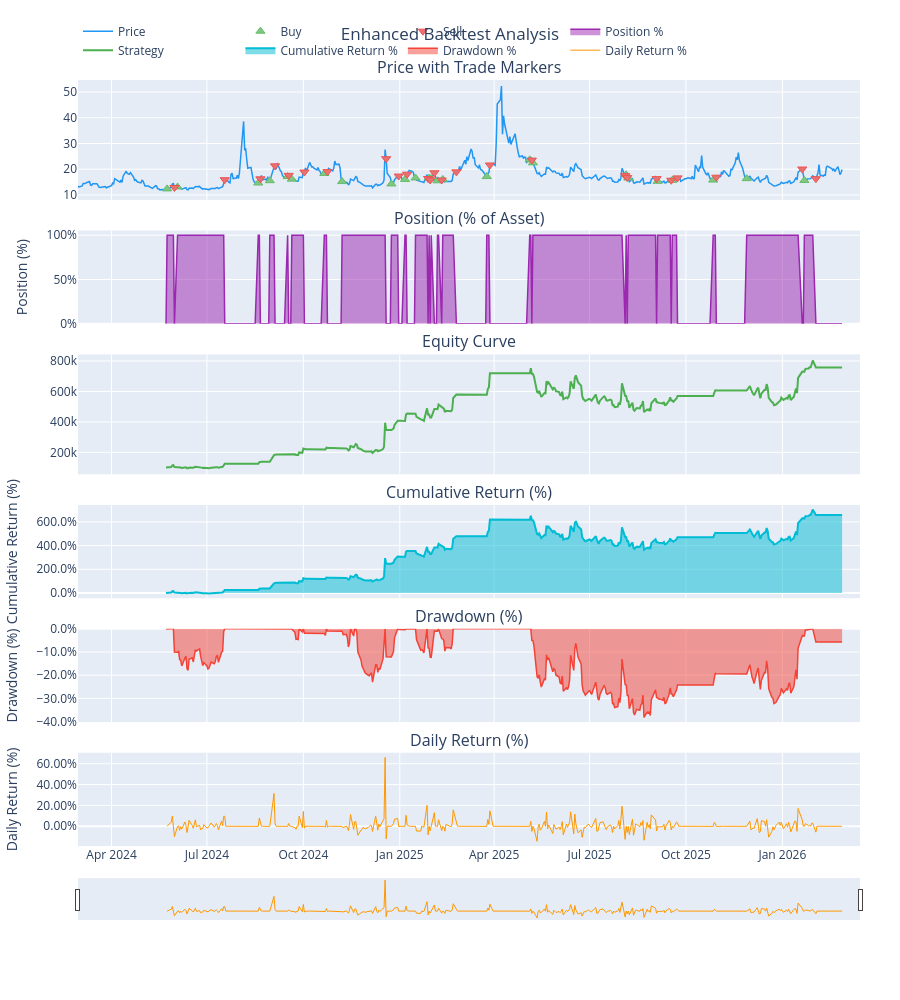

Notebook code cell kept with this figure:
### Markdown cell above
## 7. Enhanced Backtest Visualization with Trade Markers & Events

This cell provides enhanced visualization features:
- Price chart with buy/sell markers
- Position time series
- Win-rate and trade statistics
- FOMC event annotations (vertical lines)
- Drawdown analysis

### Code cell
# Enhanced plotting function with trade markers and event annotations
import pandas as pd
import numpy as np
import plotly.graph_objects as go
from plotly.subplots import make_subplots


def metrics_summary_table(result: dict) -> pd.DataFrame:
    """Create a nicely formatted metrics table from backtest result."""
    m = result
    sharpe = m.get('sharpe_ratio') or m.get('sharperatio')
    rows = [
        ('Initial Cash', f"${m.get('initial_cash', 0):,.0f}"),
        ('Final Value', f"${m.get('final_value', 0):,.0f}"),
        ('Total Return', f"{m.get('total_return', 0)*100:.2f}%"),
        ('Sharpe Ratio', f'{sharpe:.3f}' if sharpe is not None else '—'),
        ('Max Drawdown', f"{m.get('max_drawdown', 0)*100:.2f}%"),
        ('Win Rate', f"{m.get('win_rate', 0)*100:.1f}%"),
        ('Total Trades', str(int(m.get('total_trades', 0)))),
        ('Won / Lost', f"{int(m.get('won_trades', 0))} / {int(m.get('lost_trades', 0))}"),
        ('Profit Factor', f"{m.get('profit_factor', 0):.2f}"),
        ('Volatility (Ann.)', f"{m.get('annualized_volatility', 0)*100:.2f}%" if m.get('annualized_volatility') else '—'),
        ('Sortino Ratio', f"{m.get('sortino_ratio', 0):.3f}" if m.get('sortino_ratio') else '—'),
        ('Calmar Ratio', f"{m.get('calmar_ratio', 0):.2f}" if m.get('calmar_ratio') else '—'),
    ]
    return pd.DataFrame(rows, columns=['Metric', 'Value']).set_index('Metric')


def plot_backtest_with_trades(prices, equity_curve, trades_df=None, position_series=None,
                              events_df=None, benchmark_returns=None, price_col=None, metrics=None):
    """
    Enhanced backtest visualization with trade markers, cumulative returns, and metrics table.

    Args:
        prices: Price data (DataFrame with 'close' or 'vix_spot' column)
        equity_curve: Portfolio value series
        trades_df: Trade log DataFrame
        position_series: Position size over time (1=long, 0=flat, -1=short)
        events_df: Events to annotate (DataFrame with 'date' and 'label' columns)
        benchmark_returns: Benchmark returns for comparison
        price_col: Price column name (auto-detects 'close', 'vix_spot', or first numeric col)
        metrics: Backtest result dict for metrics table (e.g. result from engine.run_backtest())
    """
    if price_col is None:
        for c in ['close', 'vix_spot', 'vxx_etf', 'uvxy_etf']:
            if c in prices.columns:
                price_col = c
                break
        if price_col is None:
            price_col = prices.select_dtypes(include=[np.number]).columns[0]
    price_series = prices[price_col]
    # Normalize equity_curve to Series (handle DataFrame with portfolio_value column)
    eq_series = equity_curve['portfolio_value'] if isinstance(equity_curve, pd.DataFrame) and 'portfolio_value' in equity_curve.columns else equity_curve

    # Stack time series vertically (full width), shared x-axis for synchronized zoom/selection
    fig = make_subplots(
        rows=6, cols=1,
        subplot_titles=(
            'Price with Trade Markers',
            'Position (% of Asset)',
            'Equity Curve',
            'Cumulative Return (%)',
            'Drawdown (%)',
            'Daily Return (%)'
        ),
        shared_xaxes=True,
        vertical_spacing=0.04,
        row_heights=[0.18, 0.14, 0.18, 0.14, 0.14, 0.14]
    )

    # 1. Price chart with trade markers
    fig.add_trace(
        go.Scatter(
            x=prices.index,
            y=price_series,
            mode='lines',
            name='Price',
            line=dict(color='#2196F3', width=1.5),
            hovertemplate='%{x|%Y-%m-%d}<br>Price: %{y:.2f}<extra></extra>'
        ),
        row=1, col=1
    )

    # Add buy/sell markers from trades
    if trades_df is not None and not trades_df.empty:
        col = 'trade_type' if 'trade_type' in trades_df.columns else trades_df.columns[0]
        buys = trades_df[trades_df[col].astype(str).str.upper().str.contains('BUY', na=False)]
        sells = trades_df[trades_df[col].astype(str).str.upper().str.contains('SELL', na=False)]

        if len(buys) > 0:
            x_buy = pd.to_datetime(buys['date'] if 'date' in buys.columns else buys.index)
            y_buy = price_series.reindex(x_buy).ffill().bfill().values  # Snap markers to price curve
            valid = ~np.isnan(y_buy)
            x_buy, y_buy = x_buy[valid], y_buy[valid]
            if len(x_buy) > 0:
                fig.add_trace(
                    go.Scatter(x=x_buy, y=y_buy, mode='markers', name='Buy',
                               marker=dict(symbol='triangle-up', size=8, color='#81c784', line=dict(width=1, color='#66bb6a')),
                               hovertemplate='%{x|%Y-%m-%d}<br>BUY @ %{y:.2f}<extra></extra>'),
                    row=1, col=1
                )
        if len(sells) > 0:
            x_sell = pd.to_datetime(sells['date'] if 'date' in sells.columns else sells.index)
            y_sell = price_series.reindex(x_sell).ffill().bfill().values  # Snap markers to price curve
            valid = ~np.isnan(y_sell)
            x_sell, y_sell = x_sell[valid], y_sell[valid]
            if len(x_sell) > 0:
                fig.add_trace(
                    go.Scatter(x=x_sell, y=y_sell, mode='markers', name='Sell',
                               marker=dict(symbol='triangle-down', size=8, color='#e57373', line=dict(width=1, color='#ef5350')),
                               hovertemplate='%{x|%Y-%m-%d}<br>SELL @ %{y:.2f}<extra></extra>'),
                    row=1, col=1
                )

    # Add event annotations (FOMC)
    if events_df is not None and not events_df.empty:
        for _, event in events_df.iterrows():
            fig.add_vline(
                x=event['date'],
                line_dash="dash",
                line_color="red",
                annotation_text=event.get('label', 'Event'),
                row=1, col=1
            )

    # 2. Position over time (% of asset: 100=long, 0=flat, -100=short)
    if position_series is not None and not position_series.empty:
        pos_raw = position_series['position'] if isinstance(position_series, pd.DataFrame) and 'position' in position_series.columns else position_series
        pos_y = pos_raw * 100  # Convert to percentage
        fig.add_trace(
            go.Scatter(
                x=position_series.index,
                y=pos_y,
                mode='lines',
                name='Position %',
                fill='tozeroy',
                line=dict(color='#9C27B0', width=1.5),
                hovertemplate='%{x|%Y-%m-%d}<br>Position: %{y:.0f}%<extra></extra>'
            ),
            row=2, col=1
        )

    # 3. Equity curve
    fig.add_trace(
        go.Scatter(
            x=eq_series.index,
            y=eq_series,
            mode='lines',
            name='Strategy',
            line=dict(color='#4CAF50', width=2),
            hovertemplate='%{x|%Y-%m-%d}<br>Equity: $%{y:,.2f}<extra></extra>'
        ),
        row=3, col=1
    )

    # Add benchmark if provided
    if benchmark_returns is not None:
        benchmark_equity = (1 + benchmark_returns).cumprod() * eq_series.iloc[0]
        fig.add_trace(
            go.Scatter(
                x=benchmark_equity.index,
                y=benchmark_equity,
                mode='lines',
                name='Benchmark',
                line=dict(color='#FFC107', width=1.5, dash='dash'),
                hovertemplate='%{x|%Y-%m-%d}<br>Benchmark: $%{y:,.2f}<extra></extra>'
            ),
            row=3, col=1
        )

    # 4. Cumulative return
    cum_return = (eq_series / eq_series.iloc[0] - 1) * 100
    fig.add_trace(
        go.Scatter(
            x=cum_return.index,
            y=cum_return,
            mode='lines',
            name='Cumulative Return %',
            fill='tozeroy',
            line=dict(color='#00BCD4', width=2),
            hovertemplate='%{x|%Y-%m-%d}<br>Cum Return: %{y:.2f}%<extra></extra>'
        ),
        row=4, col=1
    )

    # 5. Drawdown
    running_max = eq_series.cummax()
    drawdown = (eq_series - running_max) / running_max * 100
    fig.add_trace(
        go.Scatter(
            x=drawdown.index,
            y=drawdown,
            mode='lines',
            name='Drawdown %',
            fill='tozeroy',
            line=dict(color='#F44336', width=1.5),
            hovertemplate='%{x|%Y-%m-%d}<br>Drawdown: %{y:.2f}%<extra></extra>'
        ),
        row=5, col=1
    )

    # 6. Daily return (%)
    daily_ret = eq_series.pct_change() * 100
    fig.add_trace(
        go.Scatter(
            x=daily_ret.index,
            y=daily_ret,
            mode='lines',
            name='Daily Return %',
            line=dict(color='#FF9800', width=1),
            hovertemplate='%{x|%Y-%m-%d}<br>Daily Return: %{y:.2f}%<extra></extra>'
        ),
        row=6, col=1
    )

    # Update layout: full width, range slider for time selection, unified hover for all curve values
    fig.update_layout(
        height=1000,
        showlegend=True,
        legend=dict(orientation="h", yanchor="bottom", y=1.02),
        title_text="Enhanced Backtest Analysis",
        title_x=0.5,
        hovermode='x unified',  # Shows values for all subplots at selected time
        margin=dict(l=60, r=40, t=80, b=80)
    )
    # Y-axis labels and units
    fig.update_yaxes(title_text='Position (%)', row=2, col=1, tickformat='.0f', ticksuffix='%')
    fig.update_yaxes(title_text='Cumulative Return (%)', row=4, col=1, tickformat='.1f', ticksuffix='%')
    fig.update_yaxes(title_text='Drawdown (%)', row=5, col=1, tickformat='.1f', ticksuffix='%')
    fig.update_yaxes(title_text='Daily Return (%)', row=6, col=1, tickformat='.2f', ticksuffix='%')
    # Range slider on bottom x-axis for time selection
    fig.update_xaxes(rangeslider=dict(visible=True, thickness=0.05), row=6, col=1)
    return fig


# Load FOMC dates for annotations
try:
    from backend.cb_meeting_schedule import get_fomc_dates
    fomc_dates = get_fomc_dates()
    print(f"Loaded {len(fomc_dates)} FOMC meeting dates")
except ImportError:
    fomc_dates = []
    print("FOMC schedule not available")


# Example: If you have run a backtest, visualize with:
fig = plot_backtest_with_trades(
    prices=vix_data,
    equity_curve=result['equity_curve']['portfolio_value'],
    trades_df=result['trade_log'],
    position_series=result['position_series'],
    events_df=pd.DataFrame(fomc_dates, columns=['date']),
    metrics=result  # Pass full result for metrics table
)
fig.show()

# Display metrics table (standalone, for easy copy/paste)
display(metrics_summary_table(result).style.set_properties(**{'text-align': 'left'}).set_table_styles([
    {'selector': 'th', 'props': [('background-color', '#1565C0'), ('color', 'white'), ('padding', '8px')]},
    {'selector': 'td', 'props': [('padding', '8px')]}
]))
print("✅ Enhanced plotting functions loaded")

### Figure 1 — Plotly figure (JSON) as saved in the notebook; plotly's stock layout.template omitted (floating-point values rounded to 4 significant figures; data arrays with more than 128 entries replaced by an {"elided": "..."} marker saying what was removed)
{"data": [{"hovertemplate": "%{x|%Y-%m-%d}<br>Price: %{y:.2f}<extra></extra>", "line": {"color": "#2196F3", "width": 1.5}, "mode": "lines", "name": "Price", "type": "scatter", "x": {"elided": "501 str values"}, "xaxis": "x", "y": {"elided": "501 float values"}, "yaxis": "y"}, {"hovertemplate": "%{x|%Y-%m-%d}<br>BUY @ %{y:.2f}<extra></extra>", "marker": {"color": "#81c784", "line": {"color": "#66bb6a", "width": 1}, "size": 8, "symbol": "triangle-up"}, "mode": "markers", "name": "Buy", "type": "scatter", "x": ["2024-05-24T00:00:00", "2024-06-03T00:00:00", "2024-08-19T00:00:00", "2024-08-30T00:00:00", "2024-09-16T00:00:00", "2024-09-20T00:00:00", "2024-10-21T00:00:00", "2024-11-07T00:00:00", "2024-12-24T00:00:00", "2025-01-06T00:00:00", "2025-01-16T00:00:00", "2025-01-29T00:00:00", "2025-01-31T00:00:00", "2025-02-06T00:00:00", "2025-02-11T00:00:00", "2025-03-25T00:00:00", "2025-05-05T00:00:00", "2025-05-08T00:00:00", "2025-08-05T00:00:00", "2025-08-07T00:00:00", "2025-09-04T00:00:00", "2025-09-18T00:00:00", "2025-10-27T00:00:00", "2025-11-28T00:00:00", "2026-01-22T00:00:00"], "xaxis": "x", "y": [12.36, 13.11, 14.65, 15.55, 17.14, 16.15, 18.37, 15.2, 14.28, 16.04, 16.6, 16.56, 16.43, 15.5, 16.02, 17.15, 23.64, 22.48, 17.85, 16.57, 15.3, 15.7, 15.79, 16.35, 15.64], "yaxis": "y"}, {"hovertemplate": "%{x|%Y-%m-%d}<br>SELL @ %{y:.2f}<extra></extra>", "marker": {"color": "#e57373", "line": {"color": "#ef5350", "width": 1}, "size": 8, "symbol": "triangle-down"}, "mode": "markers", "name": "Sell", "type": "scatter", "x": ["2024-05-31T00:00:00", "2024-07-18T00:00:00", "2024-08-21T00:00:00", "2024-09-04T00:00:00", "2024-09-17T00:00:00", "2024-10-02T00:00:00", "2024-10-24T00:00:00", "2024-12-19T00:00:00", "2024-12-31T00:00:00", "2025-01-08T00:00:00", "2025-01-28T00:00:00", "2025-01-30T00:00:00", "2025-02-03T00:00:00", "2025-02-10T00:00:00", "2025-02-24T00:00:00", "2025-03-28T00:00:00", "2025-05-07T00:00:00", "2025-08-04T00:00:00", "2025-08-06T00:00:00", "2025-09-03T00:00:00", "2025-09-17T00:00:00", "2025-09-23T00:00:00", "2025-10-30T00:00:00", "2026-01-20T00:00:00", "2026-02-02T00:00:00"], "xaxis": "x", "y": [12.92, 15.93, 16.27, 21.32, 17.61, 18.9, 19.08, 24.09, 17.35, 18.07, 16.41, 15.84, 18.62, 15.81, 18.98, 21.65, 23.55, 17.52, 16.77, 16.35, 15.72, 16.64, 16.91, 20.09, 16.34], "yaxis": "y"}, {"fill": "tozeroy", "hovertemplate": "%{x|%Y-%m-%d}<br>Position: %{y:.0f}%<extra></extra>", "line": {"color": "#9C27B0", "width": 1.5}, "mode": "lines", "name": "Position %", "type": "scatter", "x": {"elided": "442 str values"}, "xaxis": "x2", "y": {"elided": "442 int values"}, "yaxis": "y2"}, {"hovertemplate": "%{x|%Y-%m-%d}<br>Equity: $%{y:,.2f}<extra></extra>", "line": {"color": "#4CAF50", "width": 2}, "mode": "lines", "name": "Strategy", "type": "scatter", "x": {"elided": "442 str values"}, "xaxis": "x3", "y": {"elided": "442 float values"}, "yaxis": "y3"}, {"fill": "tozeroy", "hovertemplate": "%{x|%Y-%m-%d}<br>Cum Return: %{y:.2f}%<extra></extra>", "line": {"color": "#00BCD4", "width": 2}, "mode": "lines", "name": "Cumulative Return %", "type": "scatter", "x": {"elided": "442 str values"}, "xaxis": "x4", "y": {"elided": "442 float values"}, "yaxis": "y4"}, {"fill": "tozeroy", "hovertemplate": "%{x|%Y-%m-%d}<br>Drawdown: %{y:.2f}%<extra></extra>", "line": {"color": "#F44336", "width": 1.5}, "mode": "lines", "name": "Drawdown %", "type": "scatter", "x": {"elided": "442 str values"}, "xaxis": "x5", "y": {"elided": "442 float values"}, "yaxis": "y5"}, {"hovertemplate": "%{x|%Y-%m-%d}<br>Daily Return: %{y:.2f}%<extra></extra>", "line": {"color": "#FF9800", "width": 1}, "mode": "lines", "name": "Daily Return %", "type": "scatter", "x": {"elided": "442 str values"}, "xaxis": "x6", "y": {"elided": "442 float values"}, "yaxis": "y6"}], "layout": {"annotations": [{"font": {"size": 16}, "showarrow": false, "text": "Price with Trade Markers", "x": 0.5, "xanchor": "center", "xref": "paper", "y": 1, "yanchor": "bottom", "yref": "paper"}, {"font": {"size": 16}, "showarrow": false, "text": "Position (% of Asset)", "x": 0.5, "xanchor": "center", "xref": "paper", "y": 0.8035, "yanchor": "bottom", "yref": "paper"}, {"font": {"size": 16}, "showarrow": false, "text": "Equity Curve", "x": 0.5, "xanchor": "center", "xref": "paper", "y": 0.6417, "yanchor": "bottom", "yref": "paper"}, {"font": {"size": 16}, "showarrow": false, "text": "Cumulative Return (%)", "x": 0.5, "xanchor": "center", "xref": "paper", "y": 0.4452, "yanchor": "bottom", "yref": "paper"}, {"font": {"size": 16}, "showarrow": false, "text": "Drawdown (%)", "x": 0.5, "xanchor": "center", "xref": "paper", "y": 0.2835, "yanchor": "bottom", "yref": "paper"}, {"font": {"size": 16}, "showarrow": false, "text": "Daily Return (%)", "x": 0.5, "xanchor": "center", "xref": "paper", "y": 0.1217, "yanchor": "bottom", "yref": "paper"}], "height": 1000, "hovermode": "x unified", "legend": {"orientation": "h", "y": 1.02, "yanchor": "bottom"}, "margin": {"b": 80, "l": 60, "r": 40, "t": 80}, "showlegend": true, "title": {"text": "Enhanced Backtest Analysis", "x": 0.5}, "xaxis": {"anchor": "y", "domain": [0, 1], "matches": "x6", "showticklabels": false}, "xaxis2": {"anchor": "y2", "domain": [0, 1], "matches": "x6", "showticklabels": false}, "xaxis3": {"anchor": "y3", "domain": [0, 1], "matches": "x6", "showticklabels": false}, "xaxis4": {"anchor": "y4", "domain": [0, 1], "matches": "x6", "showticklabels": false}, "xaxis5": {"anchor": "y5", "domain": [0, 1], "matches": "x6", "showticklabels": false}, "xaxis6": {"anchor": "y6", "domain": [0, 1], "rangeslider": {"thickness": 0.05, "visible": true}}, "yaxis": {"anchor": "x", "domain": [0.8435, 1]}, "yaxis2": {"anchor": "x2", "domain": [0.6817, 0.8035], "tickformat": ".0f", "ticksuffix": "%", "title": {"text": "Position (%)"}}, "yaxis3": {"anchor": "x3", "domain": [0.4852, 0.6417]}, "yaxis4": {"anchor": "x4", "domain": [0.3235, 0.4452], "tickformat": ".1f", "ticksuffix": "%", "title": {"text": "Cumulative Return (%)"}}, "yaxis5": {"anchor": "x5", "domain": [0.1617, 0.2835], "tickformat": ".1f", "ticksuffix": "%", "title": {"text": "Drawdown (%)"}}, "yaxis6": {"anchor": "x6", "domain": [0, 0.1217], "tickformat": ".2f", "ticksuffix": "%", "title": {"text": "Daily Return (%)"}}}}
